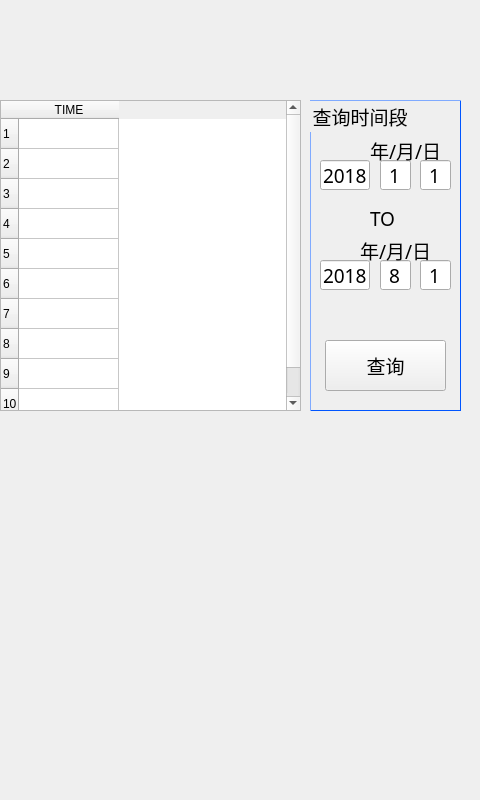
<?xml version="1.0" encoding="UTF-8"?>
<ui version="4.0">
 <class>Form_Log</class>
 <widget class="QWidget" name="Form_Log">
  <property name="geometry">
   <rect>
    <x>0</x>
    <y>0</y>
    <width>480</width>
    <height>800</height>
   </rect>
  </property>
  <property name="windowTitle">
   <string>Form</string>
  </property>
  <widget class="QGroupBox" name="groupBox">
   <property name="geometry">
    <rect>
     <x>310</x>
     <y>100</y>
     <width>151</width>
     <height>311</height>
    </rect>
   </property>
   <property name="font">
    <font>
     <family>Microsoft YaHei</family>
     <pointsize>14</pointsize>
    </font>
   </property>
   <property name="styleSheet">
    <string notr="true">QGroupBox{
border-width:1px;
border-color: rgb(0, 85, 255);
border-style:outset;
}
</string>
   </property>
   <property name="title">
    <string>查询时间段</string>
   </property>
   <widget class="SoftKeyLineEdit" name="le_EndYear">
    <property name="geometry">
     <rect>
      <x>10</x>
      <y>160</y>
      <width>50</width>
      <height>30</height>
     </rect>
    </property>
    <property name="font">
     <font>
      <family>Microsoft YaHei</family>
      <pointsize>14</pointsize>
     </font>
    </property>
    <property name="layoutDirection">
     <enum>Qt::LeftToRight</enum>
    </property>
    <property name="text">
     <string>2018</string>
    </property>
    <property name="alignment">
     <set>Qt::AlignCenter</set>
    </property>
   </widget>
   <widget class="SoftKeyLineEdit" name="le_StartMonth">
    <property name="geometry">
     <rect>
      <x>70</x>
      <y>60</y>
      <width>31</width>
      <height>30</height>
     </rect>
    </property>
    <property name="font">
     <font>
      <family>Microsoft YaHei</family>
      <pointsize>14</pointsize>
     </font>
    </property>
    <property name="layoutDirection">
     <enum>Qt::LeftToRight</enum>
    </property>
    <property name="text">
     <string>1</string>
    </property>
    <property name="alignment">
     <set>Qt::AlignCenter</set>
    </property>
   </widget>
   <widget class="SoftKeyLineEdit" name="le_StartYear">
    <property name="geometry">
     <rect>
      <x>10</x>
      <y>60</y>
      <width>50</width>
      <height>30</height>
     </rect>
    </property>
    <property name="font">
     <font>
      <family>Microsoft YaHei</family>
      <pointsize>14</pointsize>
     </font>
    </property>
    <property name="layoutDirection">
     <enum>Qt::LeftToRight</enum>
    </property>
    <property name="text">
     <string>2018</string>
    </property>
    <property name="alignment">
     <set>Qt::AlignCenter</set>
    </property>
   </widget>
   <widget class="QLabel" name="label_36">
    <property name="geometry">
     <rect>
      <x>60</x>
      <y>40</y>
      <width>81</width>
      <height>21</height>
     </rect>
    </property>
    <property name="font">
     <font>
      <family>Microsoft YaHei</family>
      <pointsize>14</pointsize>
     </font>
    </property>
    <property name="layoutDirection">
     <enum>Qt::RightToLeft</enum>
    </property>
    <property name="text">
     <string>年/月/日</string>
    </property>
   </widget>
   <widget class="SoftKeyLineEdit" name="le_EndMonth">
    <property name="geometry">
     <rect>
      <x>70</x>
      <y>160</y>
      <width>31</width>
      <height>30</height>
     </rect>
    </property>
    <property name="font">
     <font>
      <family>Microsoft YaHei</family>
      <pointsize>14</pointsize>
     </font>
    </property>
    <property name="layoutDirection">
     <enum>Qt::LeftToRight</enum>
    </property>
    <property name="text">
     <string>8</string>
    </property>
    <property name="alignment">
     <set>Qt::AlignCenter</set>
    </property>
   </widget>
   <widget class="SoftKeyLineEdit" name="le_StartDay">
    <property name="geometry">
     <rect>
      <x>110</x>
      <y>60</y>
      <width>31</width>
      <height>30</height>
     </rect>
    </property>
    <property name="font">
     <font>
      <family>Microsoft YaHei</family>
      <pointsize>14</pointsize>
     </font>
    </property>
    <property name="layoutDirection">
     <enum>Qt::LeftToRight</enum>
    </property>
    <property name="text">
     <string>1</string>
    </property>
    <property name="alignment">
     <set>Qt::AlignCenter</set>
    </property>
   </widget>
   <widget class="SoftKeyLineEdit" name="le_EndDay">
    <property name="geometry">
     <rect>
      <x>110</x>
      <y>160</y>
      <width>31</width>
      <height>30</height>
     </rect>
    </property>
    <property name="font">
     <font>
      <family>Microsoft YaHei</family>
      <pointsize>14</pointsize>
     </font>
    </property>
    <property name="layoutDirection">
     <enum>Qt::LeftToRight</enum>
    </property>
    <property name="text">
     <string>1</string>
    </property>
    <property name="alignment">
     <set>Qt::AlignCenter</set>
    </property>
   </widget>
   <widget class="QLabel" name="label_94">
    <property name="geometry">
     <rect>
      <x>50</x>
      <y>140</y>
      <width>91</width>
      <height>21</height>
     </rect>
    </property>
    <property name="font">
     <font>
      <family>Microsoft YaHei</family>
      <pointsize>14</pointsize>
     </font>
    </property>
    <property name="layoutDirection">
     <enum>Qt::RightToLeft</enum>
    </property>
    <property name="text">
     <string>年/月/日</string>
    </property>
   </widget>
   <widget class="QPushButton" name="btn_Search">
    <property name="geometry">
     <rect>
      <x>15</x>
      <y>240</y>
      <width>121</width>
      <height>51</height>
     </rect>
    </property>
    <property name="font">
     <font>
      <family>Microsoft YaHei</family>
      <pointsize>14</pointsize>
     </font>
    </property>
    <property name="text">
     <string>查询</string>
    </property>
   </widget>
   <widget class="QLabel" name="label">
    <property name="geometry">
     <rect>
      <x>60</x>
      <y>110</y>
      <width>41</width>
      <height>17</height>
     </rect>
    </property>
    <property name="font">
     <font>
      <family>Microsoft YaHei</family>
      <pointsize>14</pointsize>
     </font>
    </property>
    <property name="text">
     <string>TO</string>
    </property>
   </widget>
  </widget>
  <widget class="QTableWidget" name="tableWidget">
   <property name="geometry">
    <rect>
     <x>0</x>
     <y>100</y>
     <width>301</width>
     <height>311</height>
    </rect>
   </property>
   <row>
    <property name="text">
     <string>1</string>
    </property>
   </row>
   <row>
    <property name="text">
     <string>2</string>
    </property>
   </row>
   <row>
    <property name="text">
     <string>3</string>
    </property>
   </row>
   <row>
    <property name="text">
     <string>4</string>
    </property>
   </row>
   <row>
    <property name="text">
     <string>5</string>
    </property>
   </row>
   <row>
    <property name="text">
     <string>6</string>
    </property>
   </row>
   <row>
    <property name="text">
     <string>7</string>
    </property>
   </row>
   <row>
    <property name="text">
     <string>8</string>
    </property>
   </row>
   <row>
    <property name="text">
     <string>9</string>
    </property>
   </row>
   <row>
    <property name="text">
     <string>10</string>
    </property>
   </row>
   <column>
    <property name="text">
     <string>TIME</string>
    </property>
   </column>
  </widget>
 </widget>
 <customwidgets>
  <customwidget>
   <class>SoftKeyLineEdit</class>
   <extends>QLineEdit</extends>
   <header>softkeylineedit.h</header>
  </customwidget>
 </customwidgets>
 <resources/>
 <connections/>
</ui>
